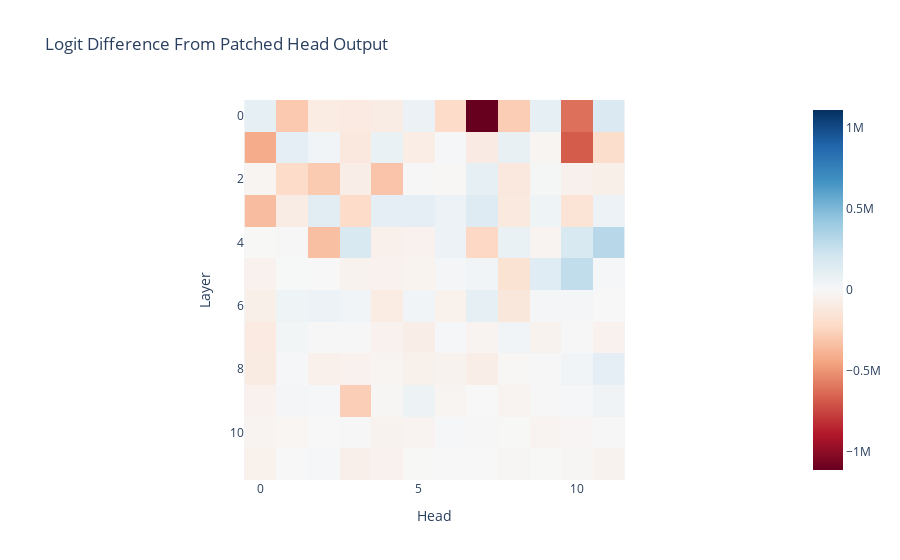

The notebook cell saved with this chart:
### Code cell
imshow(
    patched_head_z_diff,
    title="Logit Difference From Patched Head Output",
    labels={"x": "Head", "y": "Layer"},
)

### Figure 1 — Plotly figure (JSON) as saved in the notebook; plotly's stock layout.template omitted (floating-point values rounded to 4 significant figures; data arrays with more than 128 entries replaced by an {"elided": "..."} marker saying what was removed)
{"data": [{"coloraxis": "coloraxis", "hovertemplate": "Head: %{x}<br>Layer: %{y}<br>color: %{z}<extra></extra>", "name": "0", "type": "heatmap", "xaxis": "x", "yaxis": "y", "z": {"elided": "12x12 int values"}}], "layout": {"coloraxis": {"cmid": 0, "colorscale": [[0, "rgb(103,0,31)"], [0.1, "rgb(178,24,43)"], [0.2, "rgb(214,96,77)"], [0.3, "rgb(244,165,130)"], [0.4, "rgb(253,219,199)"], [0.5, "rgb(247,247,247)"], [0.6, "rgb(209,229,240)"], [0.7, "rgb(146,197,222)"], [0.8, "rgb(67,147,195)"], [0.9, "rgb(33,102,172)"], [1, "rgb(5,48,97)"]]}, "title": {"text": "Logit Difference From Patched Head Output"}, "xaxis": {"anchor": "y", "constrain": "domain", "domain": [0, 1], "scaleanchor": "y", "title": {"text": "Head"}}, "yaxis": {"anchor": "x", "autorange": "reversed", "constrain": "domain", "domain": [0, 1], "title": {"text": "Layer"}}}}
